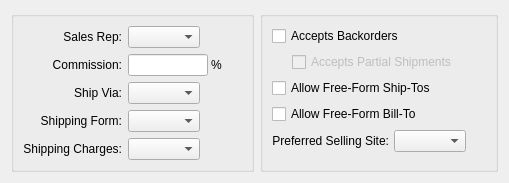
         <widget class="QWidget" name="_generalPage">
          <layout class="QGridLayout" name="gridLayout_7">
           <item row="0" column="0">
            <widget class="QGroupBox" name="_defaultGroup">
             <property name="title">
              <string/>
             </property>
             <layout class="QGridLayout">
              <item row="0" column="0">
               <layout class="QVBoxLayout">
                <item>
                 <layout class="QGridLayout">
                  <item row="0" column="0">
                   <widget class="QLabel" name="_salesrepLit">
                    <property name="font">
                     <font>
                      <italic>false</italic>
                     </font>
                    </property>
                    <property name="text">
                     <string>Sales Rep:</string>
                    </property>
                    <property name="alignment">
                     <set>Qt::AlignRight|Qt::AlignTrailing|Qt::AlignVCenter</set>
                    </property>
                   </widget>
                  </item>
                  <item row="0" column="1">
                   <layout class="QHBoxLayout">
                    <item>
                     <widget class="XComboBox" name="_salesrep">
                      <property name="allowNull">
                       <bool>true</bool>
                      </property>
                      <property name="type">
                       <enum>XComboBox::Adhoc</enum>
                      </property>
                     </widget>
                    </item>
                    <item>
                     <spacer>
                      <property name="orientation">
                       <enum>Qt::Horizontal</enum>
                      </property>
                      <property name="sizeHint" stdset="0">
                       <size>
                        <width>40</width>
                        <height>20</height>
                       </size>
                      </property>
                     </spacer>
                    </item>
                   </layout>
                  </item>
                  <item row="1" column="0">
                   <widget class="QLabel" name="_defaultCommPrcnt">
                    <property name="text">
                     <string>Commission:</string>
                    </property>
                    <property name="alignment">
                     <set>Qt::AlignRight|Qt::AlignTrailing|Qt::AlignVCenter</set>
                    </property>
                   </widget>
                  </item>
                  <item row="1" column="1">
                   <layout class="QHBoxLayout">
                    <property name="spacing">
                     <number>3</number>
                    </property>
                    <item>
                     <widget class="XLineEdit" name="_defaultCommissionPrcnt">
                      <property name="sizePolicy">
                       <sizepolicy hsizetype="Preferred" vsizetype="Fixed">
                        <horstretch>0</horstretch>
                        <verstretch>0</verstretch>
                       </sizepolicy>
                      </property>
                      <property name="maximumSize">
                       <size>
                        <width>80</width>
                        <height>32767</height>
                       </size>
                      </property>
                      <property name="alignment">
                       <set>Qt::AlignRight</set>
                      </property>
                     </widget>
                    </item>
                    <item>
                     <widget class="QLabel" name="_prcnt1Lit">
                      <property name="text">
                       <string>%</string>
                      </property>
                     </widget>
                    </item>
                    <item>
                     <spacer>
                      <property name="orientation">
                       <enum>Qt::Horizontal</enum>
                      </property>
                      <property name="sizeType">
                       <enum>QSizePolicy::Expanding</enum>
                      </property>
                      <property name="sizeHint" stdset="0">
                       <size>
                        <width>20</width>
                        <height>20</height>
                       </size>
                      </property>
                     </spacer>
                    </item>
                   </layout>
                  </item>
                  <item row="2" column="0">
                   <widget class="QLabel" name="_defaultShipVia">
                    <property name="font">
                     <font>
                      <italic>false</italic>
                     </font>
                    </property>
                    <property name="text">
                     <string>Ship Via:</string>
                    </property>
                    <property name="alignment">
                     <set>Qt::AlignRight|Qt::AlignTrailing|Qt::AlignVCenter</set>
                    </property>
                   </widget>
                  </item>
                  <item row="2" column="1">
                   <layout class="QHBoxLayout">
                    <item>
                     <widget class="XComboBox" name="_shipvia">
                      <property name="sizePolicy">
                       <sizepolicy hsizetype="Expanding" vsizetype="Fixed">
                        <horstretch>0</horstretch>
                        <verstretch>0</verstretch>
                       </sizepolicy>
                      </property>
                      <property name="allowNull">
                       <bool>true</bool>
                      </property>
                      <property name="type">
                       <enum>XComboBox::ShipVias</enum>
                      </property>
                     </widget>
                    </item>
                    <item>
                     <spacer>
                      <property name="orientation">
                       <enum>Qt::Horizontal</enum>
                      </property>
                      <property name="sizeHint" stdset="0">
                       <size>
                        <width>40</width>
                        <height>20</height>
                       </size>
                      </property>
                     </spacer>
                    </item>
                   </layout>
                  </item>
                  <item row="3" column="0">
                   <widget class="QLabel" name="_defaultBOLFormatLit">
                    <property name="font">
                     <font>
                      <italic>false</italic>
                     </font>
                    </property>
                    <property name="text">
                     <string>Shipping Form:</string>
                    </property>
                    <property name="alignment">
                     <set>Qt::AlignRight|Qt::AlignTrailing|Qt::AlignVCenter</set>
                    </property>
                   </widget>
                  </item>
                  <item row="3" column="1">
                   <layout class="QHBoxLayout">
                    <item>
                     <widget class="XComboBox" name="_shipform">
                      <property name="sizePolicy">
                       <sizepolicy hsizetype="Expanding" vsizetype="Fixed">
                        <horstretch>0</horstretch>
                        <verstretch>0</verstretch>
                       </sizepolicy>
                      </property>
                      <property name="allowNull">
                       <bool>true</bool>
                      </property>
                      <property name="type">
                       <enum>XComboBox::ShippingForms</enum>
                      </property>
                      <property name="defaultCode">
                       <enum>XComboBox::None</enum>
                      </property>
                     </widget>
                    </item>
                    <item>
                     <spacer>
                      <property name="orientation">
                       <enum>Qt::Horizontal</enum>
                      </property>
                      <property name="sizeHint" stdset="0">
                       <size>
                        <width>40</width>
                        <height>20</height>
                       </size>
                      </property>
                     </spacer>
                    </item>
                   </layout>
                  </item>
                  <item row="4" column="0">
                   <widget class="QLabel" name="_shipchrgLit">
                    <property name="font">
                     <font>
                      <italic>false</italic>
                     </font>
                    </property>
                    <property name="text">
                     <string>Shipping Charges:</string>
                    </property>
                    <property name="alignment">
                     <set>Qt::AlignRight|Qt::AlignTrailing|Qt::AlignVCenter</set>
                    </property>
                   </widget>
                  </item>
                  <item row="4" column="1">
                   <layout class="QHBoxLayout">
                    <item>
                     <widget class="XComboBox" name="_shipchrg">
                      <property name="sizePolicy">
                       <sizepolicy hsizetype="Expanding" vsizetype="Fixed">
                        <horstretch>0</horstretch>
                        <verstretch>0</verstretch>
                       </sizepolicy>
                      </property>
                      <property name="allowNull">
                       <bool>true</bool>
                      </property>
                      <property name="type">
                       <enum>XComboBox::ShippingCharges</enum>
                      </property>
                     </widget>
                    </item>
                    <item>
                     <spacer>
                      <property name="orientation">
                       <enum>Qt::Horizontal</enum>
                      </property>
                      <property name="sizeHint" stdset="0">
                       <size>
                        <width>40</width>
                        <height>20</height>
                       </size>
                      </property>
                     </spacer>
                    </item>
                   </layout>
                  </item>
                 </layout>
                </item>
                <item>
                 <spacer>
                  <property name="orientation">
                   <enum>Qt::Vertical</enum>
                  </property>
                  <property name="sizeType">
                   <enum>QSizePolicy::Expanding</enum>
                  </property>
                  <property name="sizeHint" stdset="0">
                   <size>
                    <width>20</width>
                    <height>0</height>
                   </size>
                  </property>
                 </spacer>
                </item>
               </layout>
              </item>
             </layout>
            </widget>
           </item>
           <item row="0" column="1">
            <widget class="QGroupBox" name="_settingsGroup">
             <property name="title">
              <string/>
             </property>
             <layout class="QGridLayout">
              <item row="0" column="0">
               <layout class="QVBoxLayout">
                <item>
                 <layout class="QGridLayout">
                  <item row="0" column="0">
                   <layout class="QHBoxLayout">
                    <item>
                     <widget class="QCheckBox" name="_backorders">
                      <property name="text">
                       <string>Accepts Backorders</string>
                      </property>
                     </widget>
                    </item>
                    <item>
                     <spacer>
                      <property name="orientation">
                       <enum>Qt::Horizontal</enum>
                      </property>
                      <property name="sizeType">
                       <enum>QSizePolicy::Expanding</enum>
                      </property>
                      <property name="sizeHint" stdset="0">
                       <size>
                        <width>20</width>
                        <height>20</height>
                       </size>
                      </property>
                     </spacer>
                    </item>
                   </layout>
                  </item>
                  <item row="1" column="0">
                   <layout class="QHBoxLayout">
                    <item>
                     <spacer>
                      <property name="orientation">
                       <enum>Qt::Horizontal</enum>
                      </property>
                      <property name="sizeType">
                       <enum>QSizePolicy::Preferred</enum>
                      </property>
                      <property name="sizeHint" stdset="0">
                       <size>
                        <width>20</width>
                        <height>10</height>
                       </size>
                      </property>
                     </spacer>
                    </item>
                    <item>
                     <layout class="QHBoxLayout">
                      <property name="spacing">
                       <number>5</number>
                      </property>
                      <item>
                       <widget class="QCheckBox" name="_partialShipments">
                        <property name="enabled">
                         <bool>false</bool>
                        </property>
                        <property name="text">
                         <string>Accepts Partial Shipments</string>
                        </property>
                       </widget>
                      </item>
                      <item>
                       <spacer>
                        <property name="orientation">
                         <enum>Qt::Horizontal</enum>
                        </property>
                        <property name="sizeType">
                         <enum>QSizePolicy::Expanding</enum>
                        </property>
                        <property name="sizeHint" stdset="0">
                         <size>
                          <width>20</width>
                          <height>20</height>
                         </size>
                        </property>
                       </spacer>
                      </item>
                     </layout>
                    </item>
                   </layout>
                  </item>
                  <item row="2" column="0">
                   <layout class="QHBoxLayout">
                    <item>
                     <widget class="QCheckBox" name="_allowFFShipto">
                      <property name="text">
                       <string>Allow Free-Form Ship-Tos</string>
                      </property>
                     </widget>
                    </item>
                    <item>
                     <spacer>
                      <property name="orientation">
                       <enum>Qt::Horizontal</enum>
                      </property>
                      <property name="sizeType">
                       <enum>QSizePolicy::Expanding</enum>
                      </property>
                      <property name="sizeHint" stdset="0">
                       <size>
                        <width>20</width>
                        <height>20</height>
                       </size>
                      </property>
                     </spacer>
                    </item>
                   </layout>
                  </item>
                  <item row="3" column="0">
                   <layout class="QHBoxLayout">
                    <item>
                     <widget class="QCheckBox" name="_allowFFBillto">
                      <property name="text">
                       <string>Allow Free-Form Bill-To</string>
                      </property>
                     </widget>
                    </item>
                    <item>
                     <spacer>
                      <property name="orientation">
                       <enum>Qt::Horizontal</enum>
                      </property>
                      <property name="sizeType">
                       <enum>QSizePolicy::Expanding</enum>
                      </property>
                      <property name="sizeHint" stdset="0">
                       <size>
                        <width>20</width>
                        <height>20</height>
                       </size>
                      </property>
                     </spacer>
                    </item>
                   </layout>
                  </item>
                  <item row="4" column="0">
                   <layout class="QHBoxLayout">
                    <property name="spacing">
                     <number>5</number>
                    </property>
                    <item>
                     <widget class="QLabel" name="_sellingWarehouseLit">
                      <property name="text">
                       <string>Preferred Selling Site:</string>
                      </property>
                      <property name="alignment">
                       <set>Qt::AlignRight|Qt::AlignTrailing|Qt::AlignVCenter</set>
                      </property>
                     </widget>
                    </item>
                    <item>
                     <widget class="WComboBox" name="_sellingWarehouse">
                      <property name="allowNull">
                       <bool>true</bool>
                      </property>
                     </widget>
                    </item>
                    <item>
                     <spacer>
                      <property name="orientation">
                       <enum>Qt::Horizontal</enum>
                      </property>
                      <property name="sizeHint" stdset="0">
                       <size>
                        <width>20</width>
                        <height>20</height>
                       </size>
                      </property>
                     </spacer>
                    </item>
                   </layout>
                  </item>
                 </layout>
                </item>
                <item>
                 <spacer>
                  <property name="orientation">
                   <enum>Qt::Vertical</enum>
                  </property>
                  <property name="sizeHint" stdset="0">
                   <size>
                    <width>20</width>
                    <height>0</height>
                   </size>
                  </property>
                 </spacer>
                </item>
               </layout>
              </item>
             </layout>
            </widget>
           </item>
          </layout>
         </widget>
